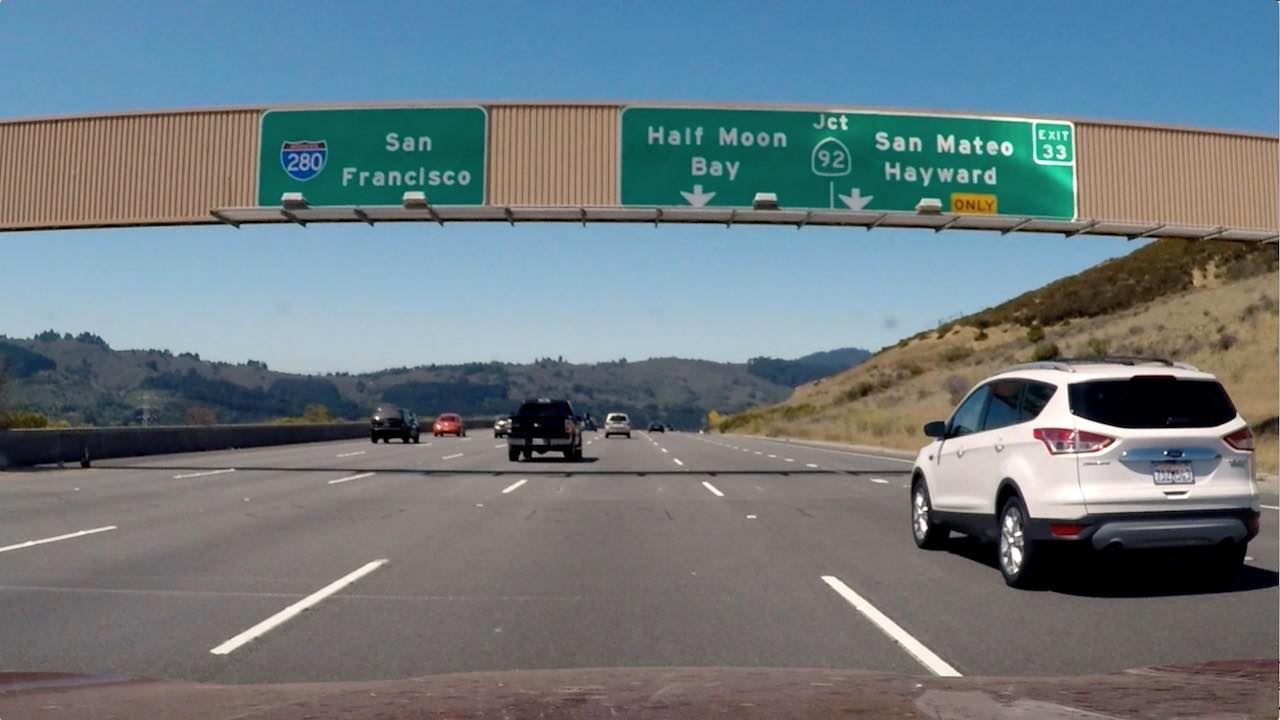
#> input picture test_images/test7.png, 1280 x 720 px; its folder holds only this picture in this run
$ python -i helpers.py   (imports and definitions only)   (older library calls are emulated)
#> lines starting #> are read from the running program, lines starting #| are printed output that depends on the picture; after the words box and inside, x2 and y2 are one past the last pixel; in counts of white or black regions, pixels touching at a corner belong together
from tracker import Tracker
from pathlib import Path
import matplotlib.pyplot as plt
import matplotlib.image as mpimg
import numpy as np
import cv2

PATH = Path('../camera_cal/')
n_cols = 9
n_rows = 6
objpoints = [] # 3D points in real world space
imgpoints = [] # 2D points in image plane

img_size = (720, 1280) # All images I'm working with have this dimension, this will be a useful variable
h,w = img_size

objp = np.zeros((n_cols*n_rows,3), np.float32)
objp[:,:2] = np.mgrid[0:n_cols,0:n_rows].T.reshape(-1,2)

# [14 lines not run here, left out]

# [1 line that did not run here, left out]

offset = w*.25
dst = np.float32(
[[w*.25,0], # Top left
[w*.75, 0], # Top right
[w*.25, h], # Bottom left
[w*.75, h]]) # Bottom right

## Stealing from youtube...
mid_width = 0.08
bot_width = 0.76
height_pct = .62
bottom_trim = 0.935

top_left =  (w*(0.5-mid_width/2), h*height_pct)
top_right = (w*(0.5+mid_width/2), h*height_pct)
bottom_left =  (w*(0.5-bot_width/2), h*bottom_trim)
bottom_right = (w*(0.5+bot_width/2), h*bottom_trim)

src = np.float32([top_left, top_right, bottom_left, bottom_right])

M = cv2.getPerspectiveTransform(src, dst)
Minv = cv2.getPerspectiveTransform(dst, src)

def calibrate_image(img):
    return cv2.undistort(img, mtx, dist, None, mtx)

def abs_sobel_threshold(img, orient='x', sobel_kernel=3, thresh=(0, 255)):
    gray = cv2.cvtColor(img, cv2.COLOR_RGB2GRAY) # Using mpimg.imread
    # Take the derivative in x or y given orient = 'x' or 'y'
    if orient == 'x':
       sobel = cv2.Sobel(gray, cv2.CV_64F, 1, 0)
    else:
       sobel = cv2.Sobel(gray, cv2.CV_64F, 0, 1)
    # 3) Take the absolute value of the gradient
    abs_sobel = np.absolute(sobel)
    # 4) Scale to 8-bit (0 - 255) then convert to type = np.uint8
    max_sobel = np.max(abs_sobel)
    scaled_sobel = abs_sobel * 255 / max_sobel
    scaled_sobel = scaled_sobel.astype(np.uint8)
    # 5) Create a mask of 1's where the scaled gradient magnitude
            # is > thresh_min and < thresh_max
    s_binary = np.zeros_like(scaled_sobel)
    s_binary[(scaled_sobel >= thresh[0]) & (scaled_sobel <= thresh[1])] = 1
    # 6) Return this mask as your binary_output image
#     print(np.max(scaled_sobel))
    return s_binary

def mag_threshold(img, sobel_kernel=3, mag_thresh=(0, 255)):
    gray = cv2.cvtColor(img, cv2.COLOR_RGB2GRAY) # Using mpimg.imread
    # Take the gradient in x and y separately
    sobel_x = cv2.Sobel(gray, cv2.CV_64F, 1, 0, ksize=sobel_kernel) # x gradient
    sobel_y = cv2.Sobel(gray, cv2.CV_64F, 0, 1, ksize=sobel_kernel) # y gradient

    # Calculate the magnitude
    sum_sq = np.sqrt(sobel_x**2 + sobel_y**2)
    max_sobel = np.max(sum_sq)

    # Scale to 8-bit (0 - 255) and convert to type = np.uint8
    scaled_sobel = sum_sq * 255 / max_sobel
    scaled_sobel = scaled_sobel.astype(np.uint8)

    # Create a binary mask where mag thresholds are met
    post_threshold = np.zeros_like(scaled_sobel)
    post_threshold[(scaled_sobel >= mag_thresh[0]) & (scaled_sobel <= mag_thresh[1])] = 1
    return post_threshold

def dir_threshold(img, sobel_kernel=3, thresh=(0, np.pi/2)):
    gray = cv2.cvtColor(img, cv2.COLOR_RGB2GRAY) # Using mpimg.imread
    # Take the gradient in x and y separately
    sobel_x = cv2.Sobel(gray, cv2.CV_64F, 1, 0, ksize=sobel_kernel) # x gradient
    sobel_y = cv2.Sobel(gray, cv2.CV_64F, 0, 1, ksize=sobel_kernel) # y gradient
    # Take the absolute value of the x and y gradients
    abs_sobel_x = np.absolute(sobel_x)
    abs_sobel_y = np.absolute(sobel_y)
    # Use arctan2 to calculate the direction of the gradient
    atan = np.arctan2(abs_sobel_y, abs_sobel_x) # Element-wise arc tangent of y/x
    # Create a binary mask where direction thresholds are met
    post_threshold = np.zeros_like(atan)
    post_threshold[(atan >= thresh[0]) & (atan <= thresh[1])] = 1
    return post_threshold

### Parameters to tune
ksize = 7 # Choose a larger odd number to smooth gradient measurements
thresh = (50, 255)
mag_thresh = (50, 255)
dir_thresh = (0.8, 1.2)

def gradient_sobel(img):
    ''' Takes an RGB image and computes several gradients to remove non-lane pixels
    '''
    # Apply each of the thresholding functions
    gradx = abs_sobel_threshold(img, orient='x', sobel_kernel=ksize, thresh=thresh)
    grady = abs_sobel_threshold(img, orient='y', sobel_kernel=ksize, thresh=thresh)
    mag_binary = mag_threshold(img, sobel_kernel=ksize, mag_thresh=mag_thresh)
    dir_binary = dir_threshold(img, sobel_kernel=ksize, thresh=dir_thresh)
    combined = np.zeros_like(dir_binary)
    combined[((gradx == 1) & (grady == 1)) | ((mag_binary == 1) & (dir_binary == 1))] = 1
    return combined

### Parameters to tune
s_min = 200
s_max = 255
v_min = 215
v_max = 255

def color_transform(img):
    ''' Takes an RGB image, converts it to HSV and HLS, and uses thresholds to remove non-lane pixels
    '''
    hls = cv2.cvtColor(img, cv2.COLOR_RGB2HLS)
    hsv = cv2.cvtColor(img, cv2.COLOR_RGB2HSV)

    s_channel = hls[:,:,2]
    s_binary = np.zeros_like(s_channel)
    s_binary[(s_channel > s_min) & (s_channel < s_max)] = 1

    v_channel = hsv[:,:,2]
    v_binary = np.zeros_like(v_channel)
    v_binary[(v_channel > v_min) & (v_channel < v_max)] = 1

    out = np.zeros_like(s_channel)
    out[(s_binary == 1) | (v_binary == 1)] = 1
    return out

def gradient_plus_color_transform(img):
    ''' Converts an RGB image to a bimary lane line image using gradients + color space transforms
    '''
    grad = gradient_sobel(img)
    color = color_transform(img)

    img = np.zeros_like(color)
    img[(grad == 1) | (color == 1)] = 255 # At the end of the pipeline, create an image that's 0-255 scaled
    return img

# [7 lines left out: function window_mask, not called in this run]

window_width=25
window_height=80
xm_per_pix=4/384
ym_per_pix=10/720

# [79 lines left out: function analyze_transformed_image, not called in this run]

>>> import cv2
>>> picture = cv2.imread('../test_images/test7.png')
#> picture is the input picture: shape (720, 1280, 3); mean B, G, R 127.5, 121.6, 109.2
>>> result = gradient_plus_color_transform(picture)
#> in abs_sobel_threshold, `max_sobel = np.max(abs_sobel)`: max_sobel = 807
#> in gradient_sobel, `gradx = abs_sobel_threshold(img, orient='x', sobel_kernel=ksize, thres..`:
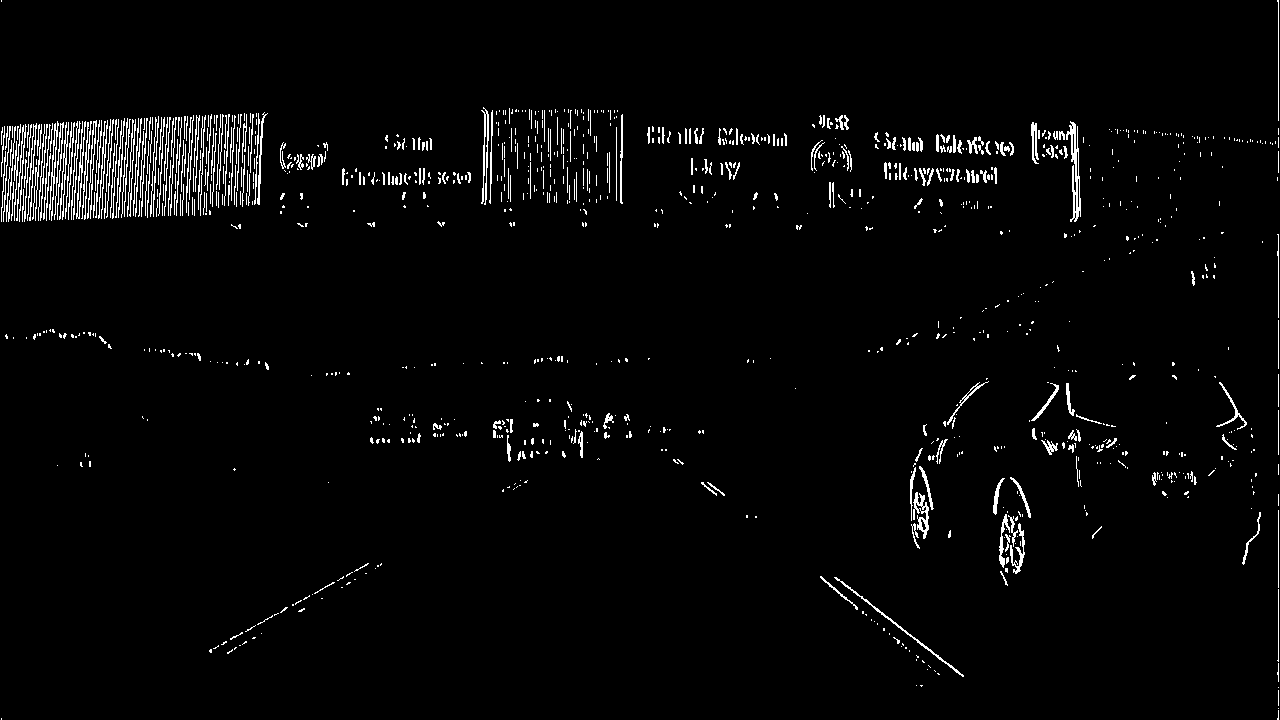
#> gradx: shape (720, 1280); values 0 (black) and 1 (white), 2.7% white in thin lines or dots
#> in gradient_sobel, `grady = abs_sobel_threshold(img, orient='y', sobel_kernel=ksize, thres..`: grady: shape (720, 1280); values 0 (black) and 1 (white), 3.5% white in thin lines or dots
#> in mag_threshold, `sum_sq = np.sqrt(sobel_x**2 + sobel_y**2)`:
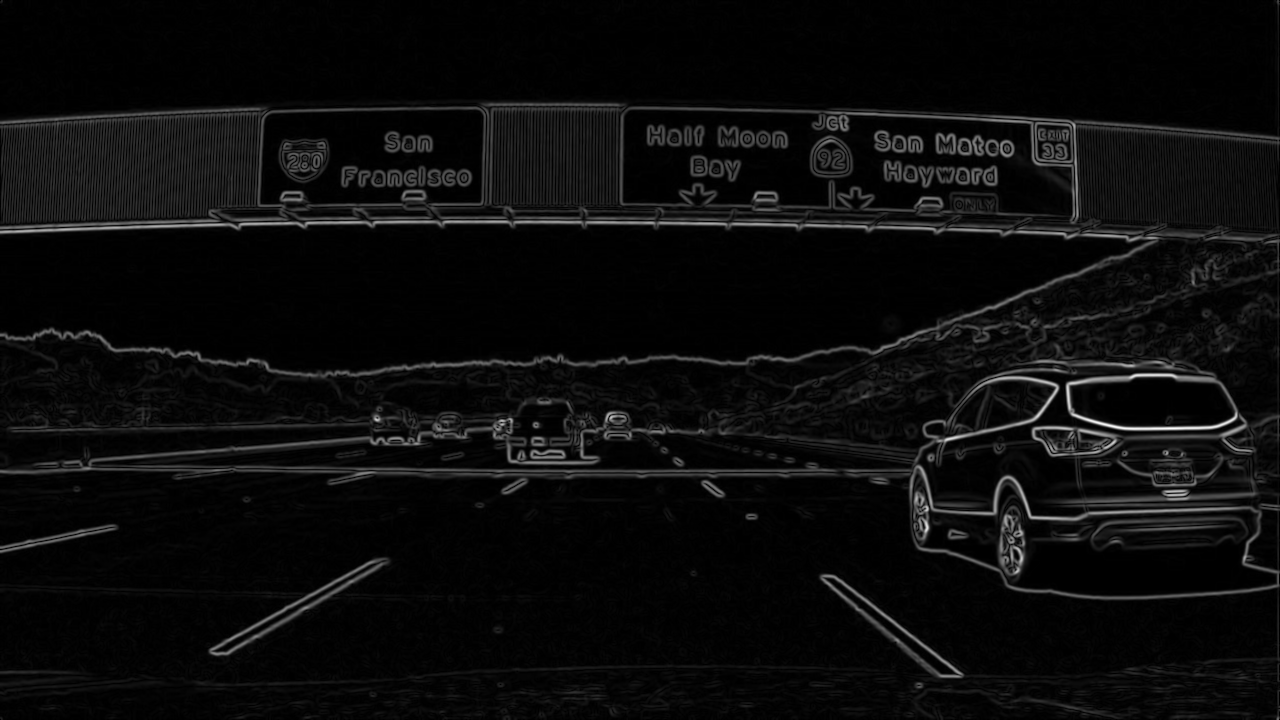
#> sum_sq: shape (720, 1280) float64; min 0, max 150917.4, mean 7125.6; drawn with min black and max white
#> in mag_threshold, `max_sobel = np.max(sum_sq)`: max_sobel = 150917.4
#> in gradient_sobel, `mag_binary = mag_threshold(img, sobel_kernel=ksize, mag_thresh=mag_thr..`: mag_binary: shape (720, 1280); values 0 (black) and 1 (white), 6.4% white; 501 white regions (306 under 20 px), largest, box (x1, y1, x2, y2) and area: (0, 208, 1219, 378) 10831, (909, 368, 1280, 600) 5394, (0, 411, 707, 474) 4259
#> in gradient_sobel, `dir_binary = dir_threshold(img, sobel_kernel=ksize, thresh=dir_thresh)`: dir_binary: shape (720, 1280) float64; values 0 (black) and 1 (white), 20.5% white in thin lines or dots
#> in gradient_plus_color_transform, `grad = gradient_sobel(img)`: grad: shape (720, 1280) float64; values 0 (black) and 1 (white), 1.2% white in thin lines or dots
#> in color_transform, `hls = cv2.cvtColor(img, cv2.COLOR_RGB2HLS)`: hls: shape (720, 1280, 3); mean of channels 0, 1, 2 69.1, 118.8, 64.7
#> in color_transform, `hsv = cv2.cvtColor(img, cv2.COLOR_RGB2HSV)`: hsv: shape (720, 1280, 3); mean H, S, V 69.1, 77.2, 139.2
#> in color_transform, `v_channel = hsv[:,:,2]`:
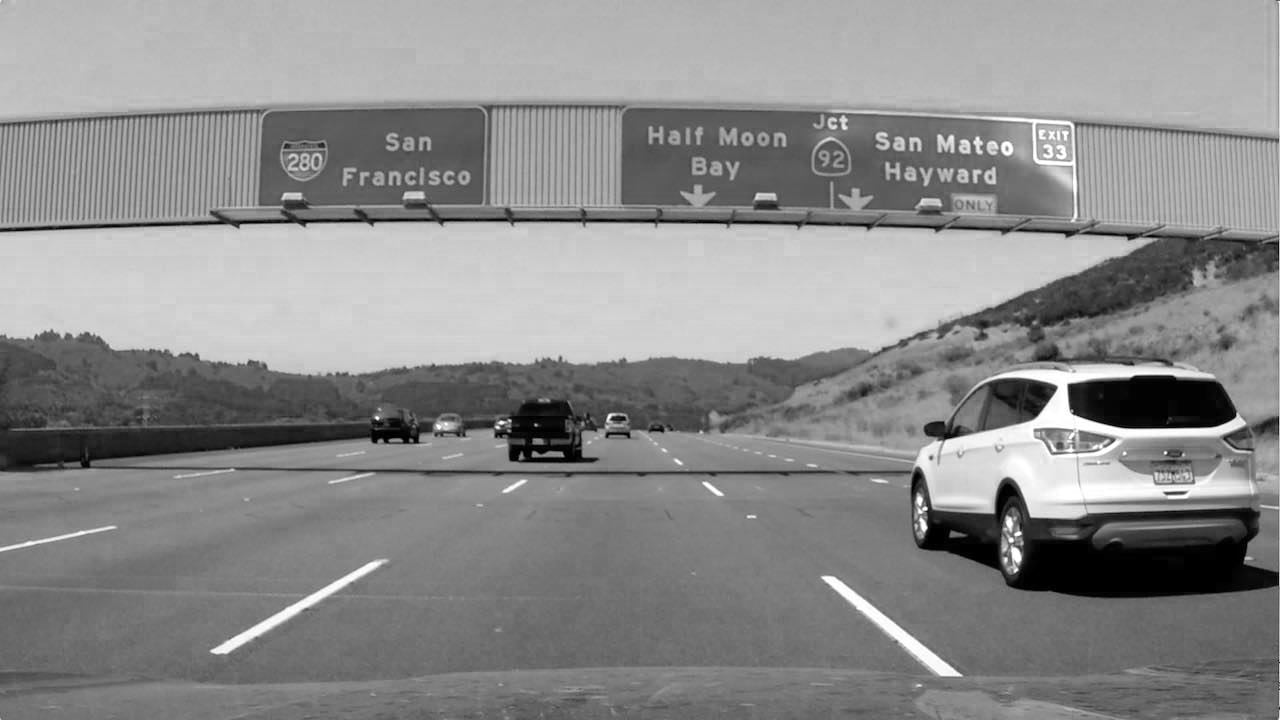
#> v_channel: shape (720, 1280); min 0, max 255, mean 139.2
#> in gradient_plus_color_transform, `color = color_transform(img)`: color: shape (720, 1280); values 0 (black) and 1 (white), 5.3% white; 732 white regions (654 under 20 px), largest, box (x1, y1, x2, y2) and area: (624, 110, 950, 209) 14363, (941, 365, 1249, 517) 11915, (261, 111, 482, 205) 11228
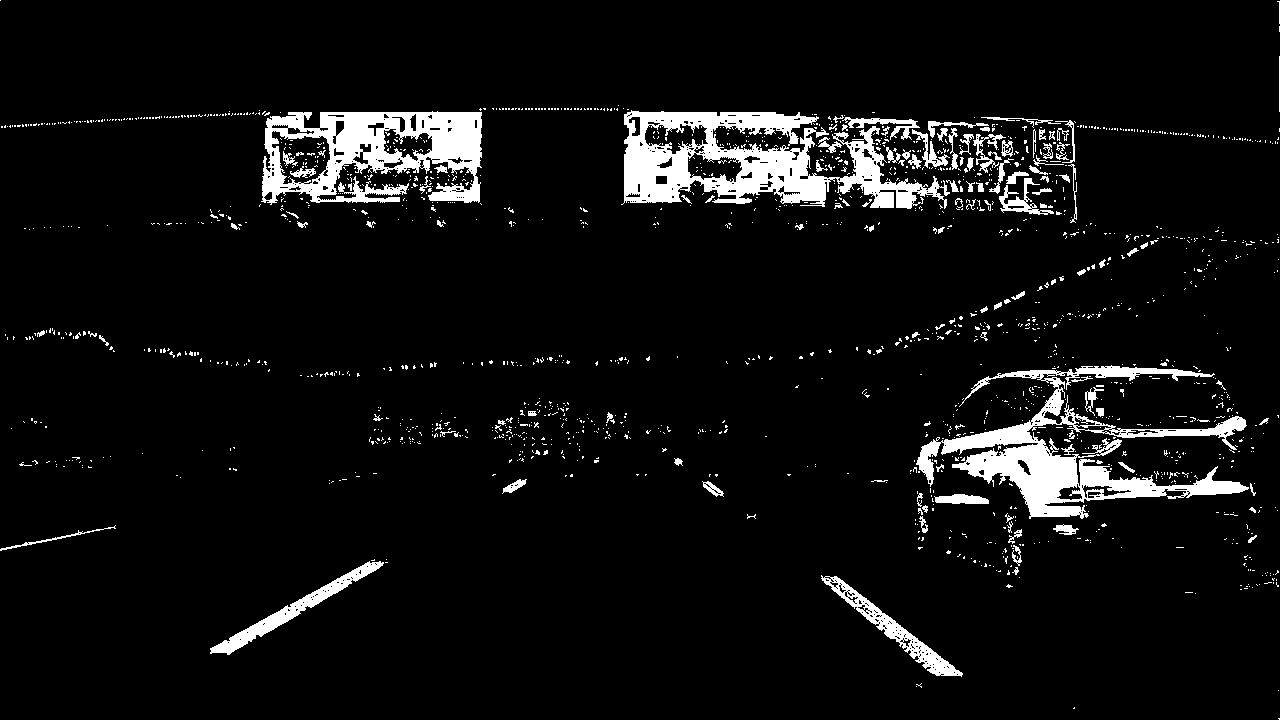
#> result: shape (720, 1280); 6.3% white; 1692 white regions (1567 under 20 px), largest, box (x1, y1, x2, y2) and area: (621, 110, 950, 209) 14644, (916, 365, 1249, 519) 13668, (261, 111, 482, 205) 11349
